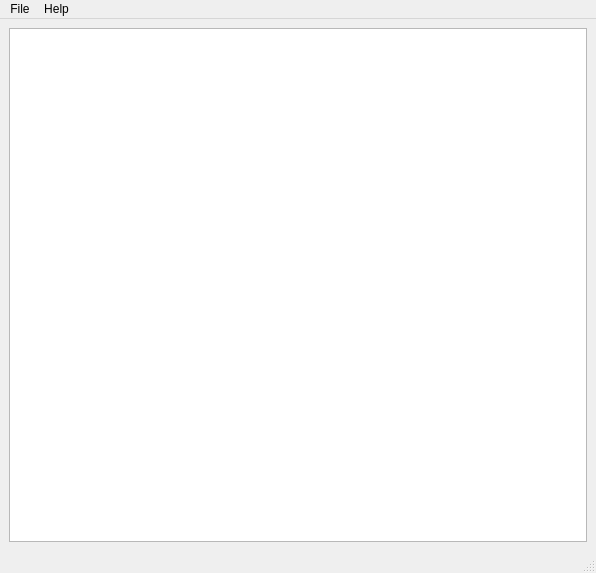
<?xml version="1.0" encoding="UTF-8"?>
<ui version="4.0">
 <class>mainWindow</class>
 <widget class="QMainWindow" name="mainWindow">
  <property name="geometry">
   <rect>
    <x>0</x>
    <y>0</y>
    <width>596</width>
    <height>573</height>
   </rect>
  </property>
  <property name="windowTitle">
   <string>Fuel Mileage</string>
  </property>
  <widget class="QWidget" name="centralwidget">
   <layout class="QVBoxLayout" name="verticalLayout">
    <item>
     <widget class="QTableView" name="viewTable"/>
    </item>
   </layout>
  </widget>
  <widget class="QMenuBar" name="menubar">
   <property name="geometry">
    <rect>
     <x>0</x>
     <y>0</y>
     <width>596</width>
     <height>21</height>
    </rect>
   </property>
   <widget class="QMenu" name="menuFile">
    <property name="title">
     <string>File</string>
    </property>
    <addaction name="actionImport"/>
    <addaction name="separator"/>
    <addaction name="actionClose"/>
   </widget>
   <widget class="QMenu" name="menuHelp">
    <property name="title">
     <string>Help</string>
    </property>
    <addaction name="actionAbout"/>
   </widget>
   <addaction name="menuFile"/>
   <addaction name="menuHelp"/>
  </widget>
  <widget class="QStatusBar" name="statusbar"/>
  <action name="actionClose">
   <property name="text">
    <string>Close</string>
   </property>
  </action>
  <action name="actionImport">
   <property name="text">
    <string>Import</string>
   </property>
  </action>
  <action name="actionAbout">
   <property name="text">
    <string>About</string>
   </property>
  </action>
 </widget>
 <resources/>
 <connections/>
</ui>
